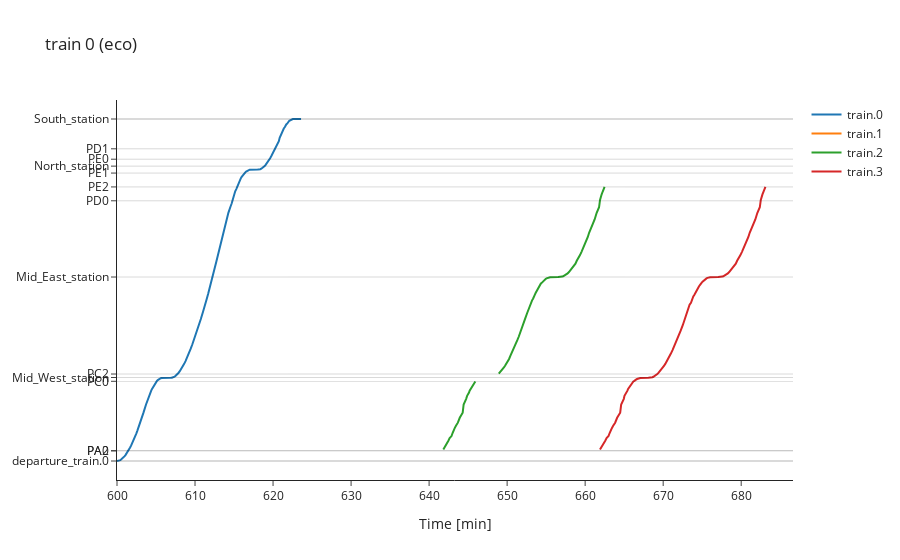

Notebook code cell kept with this figure:
### Code cell
small_infra.space_time_chart_plotly(0, eco_or_base='eco')

### Figure 1 — Plotly figure (JSON) as saved in the notebook; plotly's stock layout.template omitted (floating-point values rounded to 4 significant figures; data arrays with more than 128 entries replaced by an {"elided": "..."} marker saying what was removed)
{"data": [{"name": "train.0", "type": "scatter", "x": {"elided": "153 float values"}, "y": {"elided": "154 float values"}}, {"name": "train.1", "type": "scatter", "x": {"elided": "149 float values"}, "y": {"elided": "165 null values"}}, {"name": "train.2", "type": "scatter", "x": {"elided": "157 float values"}, "y": {"elided": "157 float values"}}, {"name": "train.3", "type": "scatter", "x": {"elided": "157 float values"}, "y": {"elided": "157 float values"}}], "layout": {"hovermode": "x unified", "shapes": [{"line": {"color": "black", "width": 0.5}, "type": "line", "x0": 0, "x1": 1, "xref": "x domain", "y0": 0, "y1": 0, "yref": "y"}, {"line": {"color": "black", "width": 0.5}, "type": "line", "x0": 0, "x1": 1, "xref": "x domain", "y0": 0, "y1": 0, "yref": "y"}, {"line": {"color": "black", "width": 0.5}, "type": "line", "x0": 0, "x1": 1, "xref": "x domain", "y0": 1450, "y1": 1450, "yref": "y"}, {"line": {"color": "black", "width": 0.5}, "type": "line", "x0": 0, "x1": 1, "xref": "x domain", "y0": 1500, "y1": 1500, "yref": "y"}, {"line": {"color": "black", "width": 0.5}, "type": "line", "x0": 0, "x1": 1, "xref": "x domain", "y0": 11500, "y1": 11500, "yref": "y"}, {"line": {"color": "black", "width": 0.5}, "type": "line", "x0": 0, "x1": 1, "xref": "x domain", "y0": 12050, "y1": 12050, "yref": "y"}, {"line": {"color": "black", "width": 0.5}, "type": "line", "x0": 0, "x1": 1, "xref": "x domain", "y0": 12550, "y1": 12550, "yref": "y"}, {"line": {"color": "black", "width": 0.5}, "type": "line", "x0": 0, "x1": 1, "xref": "x domain", "y0": 26550, "y1": 26550, "yref": "y"}, {"line": {"color": "black", "width": 0.5}, "type": "line", "x0": 0, "x1": 1, "xref": "x domain", "y0": 37550, "y1": 37550, "yref": "y"}, {"line": {"color": "black", "width": 0.5}, "type": "line", "x0": 0, "x1": 1, "xref": "x domain", "y0": 39550, "y1": 39550, "yref": "y"}, {"line": {"color": "black", "width": 0.5}, "type": "line", "x0": 0, "x1": 1, "xref": "x domain", "y0": 41550, "y1": 41550, "yref": "y"}, {"line": {"color": "black", "width": 0.5}, "type": "line", "x0": 0, "x1": 1, "xref": "x domain", "y0": 42550, "y1": 42550, "yref": "y"}, {"line": {"color": "black", "width": 0.5}, "type": "line", "x0": 0, "x1": 1, "xref": "x domain", "y0": 43550, "y1": 43550, "yref": "y"}, {"line": {"color": "black", "width": 0.5}, "type": "line", "x0": 0, "x1": 1, "xref": "x domain", "y0": 45053, "y1": 45053, "yref": "y"}, {"line": {"color": "black", "width": 0.5}, "type": "line", "x0": 0, "x1": 1, "xref": "x domain", "y0": 49353, "y1": 49353, "yref": "y"}, {"line": {"color": "black", "width": 0.5}, "type": "line", "x0": 0, "x1": 1, "xref": "x domain", "y0": 49353, "y1": 49353, "yref": "y"}], "title": {"text": "train 0 (eco)"}, "xaxis": {"title": {"text": "Time [min]"}}, "yaxis": {"tickmode": "array", "ticktext": ["departure_train.0", "South_West_station", "PA0", "PA2", "PC0", "Mid_West_station", "PC2", "Mid_East_station", "PD0", "PE2", "PE1", "North_station", "PE0", "PD1", "South_station", "arrival_train.0"], "tickvals": [0, 0, 1450, 1500, 11500, 12050, 12550, 26550, 37550, 39550, 41550, 42550, 43550, 45053, 49353, 49353]}}}
